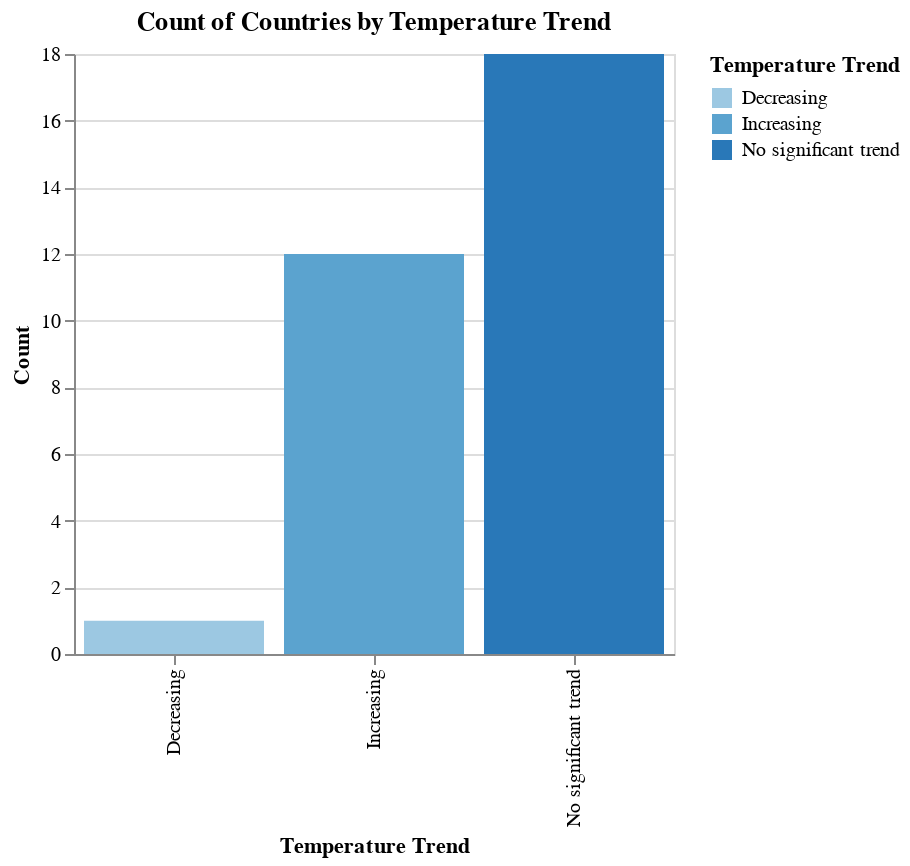

Here is the notebook cell this chart was saved with:
### Code cell
aggregated_counts = temp_trend_df['Temperature Trend'].value_counts().reset_index()
aggregated_counts.columns = ['Temperature Trend', 'Count']

temp_trend_bar_chart = alt.Chart(aggregated_counts).mark_bar().encode(
    x='Temperature Trend:O',
    y='Count:Q',
    color='Temperature Trend:O',
    tooltip=['Temperature Trend', 'Count']
).properties(
    title="Count of Countries by Temperature Trend",
    width=300,
    height=300
)

temp_trend_bar_chart

### Figure 1 — Vega-Lite specification as saved in the notebook (floating-point values rounded to 4 significant figures)
{"config": {"view": {"continuousWidth": 300, "continuousHeight": 300}}, "data": {"name": "data-a91fe2275e4f17fd4ff7c5d7e5bc32d2"}, "mark": {"type": "bar"}, "encoding": {"color": {"field": "Temperature Trend", "type": "ordinal"}, "tooltip": [{"field": "Temperature Trend", "type": "nominal"}, {"field": "Count", "type": "quantitative"}], "x": {"field": "Temperature Trend", "type": "ordinal"}, "y": {"field": "Count", "type": "quantitative"}}, "height": 300, "title": "Count of Countries by Temperature Trend", "width": 300, "$schema": "https://vega.github.io/schema/vega-lite/v5.14.1.json", "datasets": {"data-a91fe2275e4f17fd4ff7c5d7e5bc32d2": [{"Temperature Trend": "No significant trend", "Count": 18}, {"Temperature Trend": "Increasing", "Count": 12}, {"Temperature Trend": "Decreasing", "Count": 1}]}}
